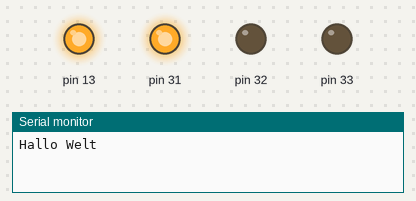
The sketch below on a simulated Arduino Mega 2560, built with avr-gcc and run on an emulated ATmega2560. On the bench: output pins drawn as LEDs (lit = HIGH), the last lines printed to the serial monitor.

Above: at 0.2 s.
At 1.2 s:
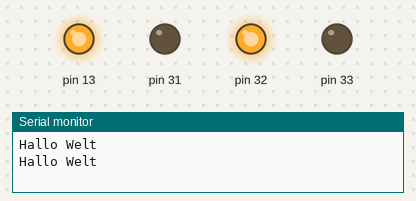
At 1.7 s:
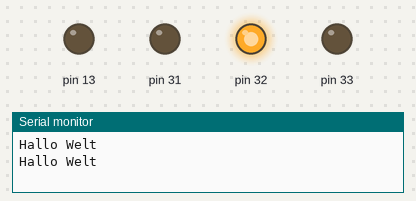
At 2.2 s:
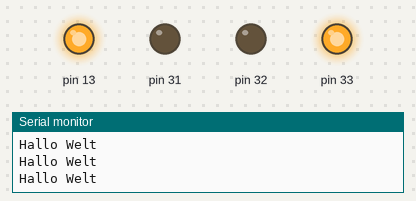
At 3.7 s:
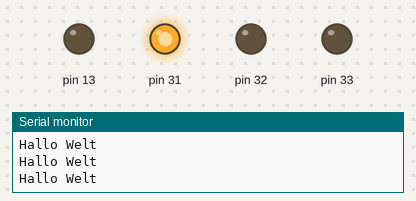
At 5.7 s:
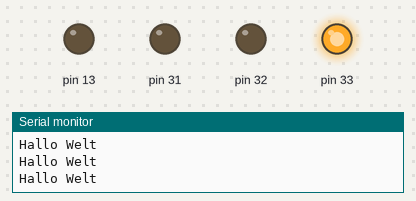
Timing chart, 0 to 6.9 s (numbered marks = the images above):
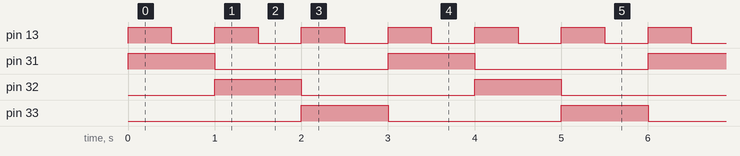

The sketch:

Blink.ino
```cpp
void setup() {
  Serial.begin(57600);
  pinMode(13, OUTPUT);

  pinMode(31, OUTPUT);
  pinMode(32, OUTPUT);
  pinMode(33, OUTPUT);
  digitalWrite(31, LOW);
  digitalWrite(32, LOW);
  digitalWrite(33, LOW);

}

uint8_t i = 0;

void loop() {
  Serial.println("Hallo Welt");

  i++;

  digitalWrite(31, (i == 1) ? HIGH : LOW);
  digitalWrite(32, (i == 2) ? HIGH : LOW);
  digitalWrite(33, (i == 3) ? HIGH : LOW);

  if (i==3) i = 0;

  digitalWrite(13, HIGH);
  delay(500);
  digitalWrite(13, LOW);
  delay(500);
  // put your main code here, to run repeatedly:

}
```

Measured:
- by itself, pin 13: alternates HIGH for 0.50 s and LOW for 0.50 s
- by itself, pin 31–33: alternates HIGH for 1.0 s and LOW for 2.0 s
- by itself, everything shown: repeats every 3.0 s, in 6 steps
